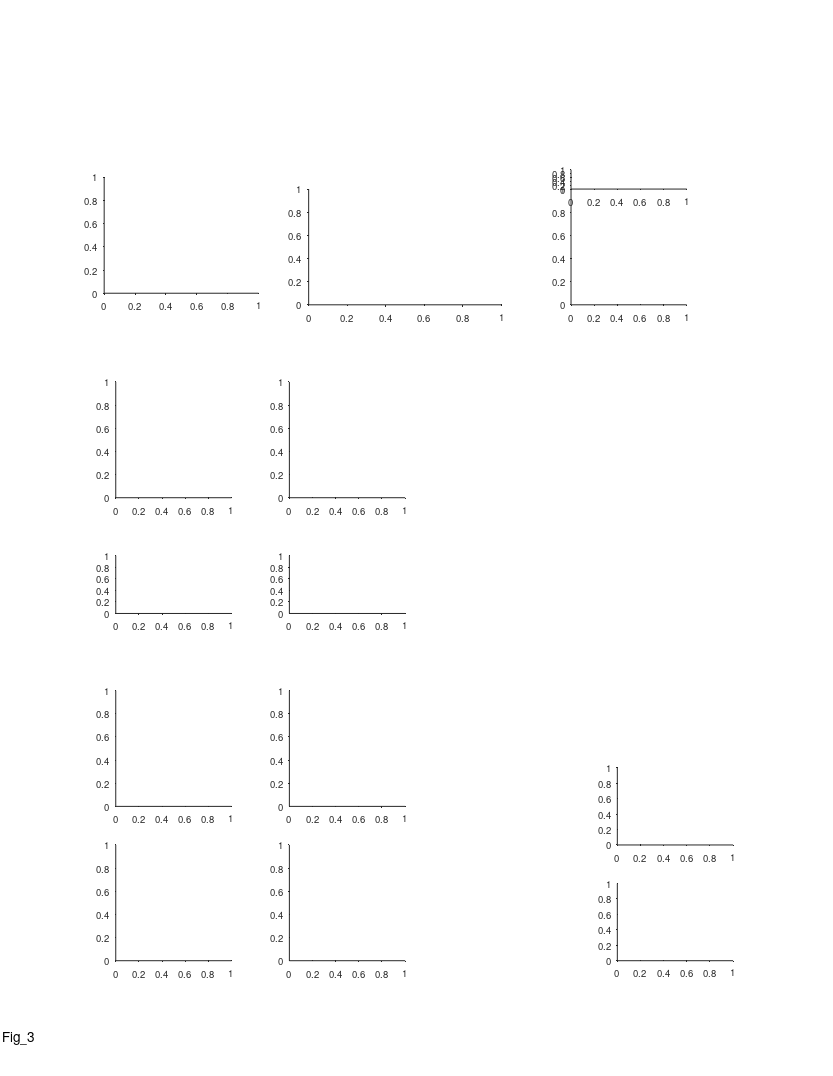

Here is the MATLAB script that generated this plot: (Note: this script raises an error after producing the figure.)
%% Replay - Fig 3 - 2 bats crossovers
%%
clear 
clc
close all

%% plotting options
behavior_ex_opt = 2 % number 2 was chosen

replay_ex_opt = 1;
replay_examples_list = {
    {'rest',11,'b2299_d191213',20}
    };
replay_examples_list = cellfun(@(c)cell2struct(c,{'epoch_type','params_opt','exp_ID','event_num'},2), replay_examples_list)

%% graphics params
% timediff_max = inf;
timediff_max = 100;
epoch_types = {'sleep','rest'};
exp_types = {'1 bat','2 bats'};
panels_xlim = [-0.0950    1.9950; -1.9500   40.9500; -0.4500   56.5500; -0.0210    0.4410];
panels_xticks = {[0 0.5 1 1.5],[0 20 40],[0:10:50],[0 0.2 0.4]};
smooth_method = 'movmean';
smooth_n_points = 19;

%% define output files
res_dir =  'L:\paper_replay\figures';
mkdir(res_dir)
fig_name_str = 'Fig_3';
fig_caption_str = ' ';
log_name_str = [fig_name_str '_log_file' '.txt'];
log_name_str = strrep(log_name_str , ':', '-');
log_name_str = strrep(log_name_str , ' ', '_');
log_name_out = fullfile(res_dir, log_name_str);

%% open log file
diary off
diary(log_name_out)
diary on
disp('Log file');
disp(['created: ', datestr(clock)]);
disp('======================================================');
disp([fig_name_str ':' fig_caption_str]);   
disp('======================================================');
disp('');

%% create figure
% figure_size_cm = [21.0 29.7]; % ~A4
figure_size_cm = [21.6 27.9]; % ~US letter
fig = figure;
% Some WYSIWYG options:
set(gcf,'DefaultAxesFontSize',7);
set(gcf,'DefaultAxesFontName','helvetica');
set(gcf,'DefaultAxesUnits','centimeters');
set(gcf,'PaperType','usletter')
% set(gcf,'PaperType','<custom>');
set(gcf,'PaperUnits','centimeters','PaperPosition',[0 0 figure_size_cm]);
set(gcf,'PaperOrientation','portrait');
set(gcf,'Units','centimeters','Position',get(gcf,'paperPosition')+[0 0 0 0]); % position on screen...
set(gcf, 'Renderer', 'painters');
% set(gcf, 'color', 'none');
set(groot, 'defaultAxesColor','None')
set(groot, 'defaultAxesTickDir', 'out');
set(groot,  'defaultAxesTickDirMode', 'manual');
annotation('textbox', [0.5 1 0 0], 'String',fig_name_str, 'HorizontalAlignment','center','Interpreter','none', 'FitBoxToText','on');

% create panels
panels{1}(1) = axes('position', [2.7 20.3 4 3]);
panels{2}(1) = axes('position', [8 20 5 3]);
panels{3}(1) = axes('position', [14.8 20 3 3]);
panels{3}(2) = axes('position', [14.8 23 3 .5]);
x = linspace(3,10,4);
x = x+[0 0.15 -0.1 0.1];
% panels{4}(1) = axes('position', [x(1) 15 1 3]);
% panels{4}(2) = axes('position', [x(2) 15 1 3]);
% panels{4}(3) = axes('position', [x(3) 15 1 3]);
% panels{4}(4) = axes('position', [x(4) 15 1 3]);
panels{5}(1,1) = axes('position', [3 15 3 3]);
panels{5}(1,2) = axes('position', [3 12 3 1.5]);
panels{5}(1,3) = axes('position', [3  7 3 3]);
panels{5}(1,4) = axes('position', [3  3 3 3]);
panels{5}(2,1) = axes('position', [7.5 15 3 3]);
panels{5}(2,2) = axes('position', [7.5 12 3 1.5]);
panels{5}(2,3) = axes('position', [7.5  7 3 3]);
panels{5}(2,4) = axes('position', [7.5  3 3 3]);
panels{6}(1) = axes('position', [16 6 3 2]);
panels{6}(2) = axes('position', [16 3 3 2]);

%% panels A - experimental setup
axes(panels{1}(1))
hold on
tunnel_2bats_image = imread('E:\Tamir\work\PROJECTS\LargeScale\paper_replay\figures\resources\tunnel_2bats.jpg');
imshow(tunnel_2bats_image);

% delete(panels{1}(2))
panels{1}(2) = axes('position', [2.7 22.9 .2 .3]);
axes(panels{1}(2))
cla reset
hold on
axis off
plot([0 1],[1 1],'LineWidth',2)
plot([0 1],[0 0],'LineWidth',1)
text(1.5,1,'Recorded bat','Units','normalized','FontSize',7,'HorizontalAlignment','left','VerticalAlignment','middle');
text(1.5,0,'Other bat','Units','normalized','FontSize',7,'HorizontalAlignment','left','VerticalAlignment','middle');
xlim([0 1])
ylim([0 1])

%% panels B - Behavior example
axes(panels{2}(1))
cla
hold on
switch behavior_ex_opt
    case 1
        exp_ID = 'b2299_d191205';
        ti_seconds_in_session = [5200 5600];
    case 2
        exp_ID = 'b2299_d191213';
        ti_seconds_in_session = 5850 +[0 4*60]+[0.4 -0.1]; %[5850 6200];
    case 3
        exp_ID = 'b2299_d191213';
        ti_seconds_in_session = [2900 3600];
    case 4
        exp_ID = 'b2299_d191203';
        ti_seconds_in_session = [500 900];
    case 5
        exp_ID = 'b2299_d191203';
        ti_seconds_in_session = [2700 3200];
end
exp = exp_load_data(exp_ID, 'details', 'pos');
epoch_type = 'rest';
params_opt = 11;
event_type = 'posterior';
[events, params]= decoding_load_events_quantification(exp_ID, epoch_type, params_opt, event_type);
[seqs, TF] = decoding_apply_seq_inclusion_criteria([events.seq_model]);
events(~TF)=[];
session_ti = exp_get_sessions_ti(exp_ID,'Behave');
t0 = session_ti(1);
ti = ti_seconds_in_session.*1e6+t0;
lw = 2;
plot(exp.pos.proc_1D.ts, interp_nans(exp.pos.proc_1D.pos),'LineWidth',lw);
plot(exp.pos.proc_1D.other.ts, interp_nans(exp.pos.proc_1D.other.pos(1,:)),'LineWidth',1);
plot(exp.pos.proc_1D.co.ts,exp.pos.proc_1D.co.pos,'xk','MarkerSize',8)
plot([seqs.start_ts;seqs.end_ts],[seqs.start_pos; seqs.end_pos],'-k','LineWidth',1.);
plot([seqs.start_ts],[seqs.start_pos],'.k','MarkerSize',7)
% plot([seqs([seqs.direction]== 1).end_ts],[seqs([seqs.direction]== 1).end_pos],'^m','MarkerSize',2,'MarkerFaceColor','m');
% plot([seqs([seqs.direction]==-1).end_ts],[seqs([seqs.direction]==-1).end_pos],'vm','MarkerSize',2,'MarkerFaceColor','m');
xline(35969648929.0)
xlim(ti)
rescale_plot_data('x',[1e-6/60 ti(1)]);
ylim([0 135])
% xticks(linspace(0,135,4))
yticks(linspace(0,135,4))
xlabel('Time (min)', 'Units','normalized', 'Position',[0.5 -0.11]);
ylabel('Position (m)', 'Units','normalized', 'Position',[-0.13 .5]);
hax=gca;
hax.XRuler.TickLabelGapOffset = -1.8;
hax.YRuler.TickLabelGapOffset = 1;

%% legend
if exist('panels_behavior_legend','var')
    delete(panels_behavior_legend);
end
panels_behavior_legend = axes('position', [8 23.35 5 0.4]);
cla
hold on
plot([0 0.1],[0.8 0.8],'-','LineWidth',lw);
plot([0 0.1],[0.0 0.0],'-','LineWidth',1);
plot(0.6,0.8,'xk','MarkerSize',8);
plot([0.5 0.6]+0.05,[0 0],'-m','LineWidth',1.3);
plot(0.65,0,'>m','MarkerSize',2,'MarkerFaceColor','m');
text(.15, .8, 'Recorded bat','FontSize',7,'HorizontalAlignment','left','VerticalAlignment','middle');
text(.15, .0, 'Other bat','FontSize',7,'HorizontalAlignment','left','VerticalAlignment','middle');
text(.7, .8, 'Cross-overs','FontSize',7,'HorizontalAlignment','left','VerticalAlignment','middle');
text(.7, .0, 'Replay','FontSize',7,'HorizontalAlignment','left','VerticalAlignment','middle');
xlim([0 1])
ylim([0 1])
axis off

%% replay example
if 1
%% load data
win_s = 1;
cmap = bone;
cmap = flipud(cmap);
ex = replay_examples_list(replay_ex_opt);
addFieldsToWorkspace(ex);
decode = decoding_load_data(exp_ID, epoch_type, params_opt);
exp = exp_load_data(exp_ID,'details','path','MUA','ripples');
events = decoding_load_events_quantification(exp_ID,epoch_type,params_opt,"posterior");
event = events(event_num);
seq = event.seq_model;
seq_ti = [event.start_ts event.end_ts];
t0 = mean(seq_ti);
ti = t0 + [-1 1].*win_s*1e6;

TT = exp.ripples.stats.best_TT;
[LFP.signal, LFP.ts, LFP.fs, LFP.params] = LFP_load(exp_ID,TT,'band','ripple','limits_ts',ti);
LFP.avg_signal = nanmean(LFP.signal,[2 3]);

%% plot LFP
% axes(panels{3}(3));
% cla
% hold on
% plot(LFP.ts, LFP.avg_signal,'k');
% xlim(seq_ti+[-1 1].*0.2*range(seq_ti))
% xticks([])
% yticks([])
% rescale_plot_data('x',[1e-6 seq_ti(1)]);
% axis off
% title(sprintf('%s_%s_%d',epoch_type,exp_ID,event_num),'Interpreter','none','FontWeight','normal','FontSize',6);

%% plot posterior (state)
axes(panels{3}(2));
cla
hold on
IX = get_data_in_ti(decode.time, ti);
prob_t = decode.time(IX);
prob_state = squeeze(decode.posterior_state(event.state_num,IX));
plot(prob_t, prob_state, 'k','LineWidth',2);
hax = gca;
hax.XLim = prob_t([1 end]);
hax.YLim = [0 1];
box on
colormap(cmap);
hax.XLim = seq_ti+[-1 1].*0.2*range(seq_ti);
hax.TickDir = 'out';
hax.TickLength = [0.02 0.02];
hax.XRuler.TickLabelGapOffset = -4;
ylabel('Prob.','Units','normalized','Position',[-0.22 0.5]);
rescale_plot_data('x',[1e-6 seq_ti(1)]);
    
%% plot posterior (position)
axes(panels{3}(1));
cla
hold on
IX = get_data_in_ti(decode.time, ti);
prob_t = decode.time(IX);
prob_pos = squeeze(decode.posterior(:,event.state_num,IX));
imagesc(prob_t, decode.pos, prob_pos);
plot([seq.start_ts seq.end_ts],[seq.start_pos seq.end_pos],'-r','LineWidth',0.8);
hax = gca;
clim_prctiles = [1 99];
hax.CLim = prctile(prob_pos(:),clim_prctiles);
% hax.CLim = [0 max(prob_pos(:))];
hax.XLim = prob_t([1 end]);
hax.YLim = [min(decode.pos) max(decode.pos)] + [-1 1].*median(diff(decode.pos))*1;
box on
colormap(cmap);
hax.XLim = seq_ti+[-1 1].*0.2*range(seq_ti);
hax.TickDir = 'out';
hax.TickLength = [0.02 0.02];
hax.XRuler.TickLabelGapOffset = -2;
xlabel('Time (s)','Units','normalized','Position',[0.5 -0.105]);
ylabel('Position (m)','Units','normalized','Position',[-0.22 0.5]);
rescale_plot_data('x',[1e-6 seq_ti(1)]);

%% link x axes
linkaxes(panels{3},'x');

%% add colorbar
hcb = colorbar('east');
hcb.Units = 'centimeters';
cb_offset = 1.12;
hcb.Position(1) = panels{3}(1).Position(1) + panels{3}(1).Position(3)*cb_offset;
cb_offset_middle = (hcb.Position(1)+hcb.Position(3)/2-panels{3}(1).Position(1))/panels{3}(1).Position(3);
hcb.Label.Rotation = -90;
hcb.Label.Position(1) = 1.5;
hcb.Label.String = 'Probability';
hcb.Ticks = [];
text(cb_offset_middle,1,'Max','Units','normalized','FontSize',7,'HorizontalAlignment','center');
text(cb_offset_middle,0,'0','Units','normalized','FontSize',7,'HorizontalAlignment','center');
% text(cb_offset_middle,1,clim_prctiles(2)+"%",'Units','normalized','FontSize',7,'HorizontalAlignment','center');
% text(cb_offset_middle,0,clim_prctiles(1)+"%",'Units','normalized','FontSize',7,'HorizontalAlignment','center');
end







%% panels C+D - scatters (load data)
% data_filename = 'F:\sequences\figures\replay_vs_crossover\replay_vs_crossover_opt_11_replay position between 25-115.mat';
% data_filename = 'F:\sequences\figures\replay_vs_crossover\replay_vs_crossover_opt_11_replay position between 25-115 & same map.mat';
% data_filename = 'F:\sequences\figures\replay_vs_crossover\replay_vs_crossover_opt_11_replay position between 25-115 & same map & forward.mat';
% data_filename = 'F:\sequences\figures\replay_vs_crossover\replay_vs_crossover_opt_11_replay position between 25-115 & same map & reverse.mat';
% data_filename = 'F:\sequences\figures\replay_vs_crossover\replay_vs_crossover_opt_11_replay position between 25-115 & replay distance_gt_5.mat';
% data_filename = 'F:\sequences\figures\replay_vs_crossover\replay_vs_crossover_opt_11_replay position between 25-115 & replay distance_gt_10.mat';
% data_filename = 'F:\sequences\figures\replay_vs_crossover\replay_vs_crossover_opt_11_replay position between 25-115 & forward.mat';
% data_filename = 'F:\sequences\figures\replay_vs_crossover\replay_vs_crossover_opt_11_replay position between 25-115 & reverse.mat';
% data_filename = 'F:\sequences\figures\replay_vs_crossover\replay_vs_crossover_opt_11_replay pos between 25-115, dec acc_gt_65%.mat';
data_filename = 'F:\sequences\figures\replay_vs_crossover\replay_vs_crossover_opt_11_replay pos between 25-115, dec acc_gt_70%.mat';
% data_filename = 'F:\sequences\figures\replay_vs_crossover\replay_vs_crossover_opt_11_replay pos between 25-115 & same map, dec acc_gt_65%.mat';
% data_filename = 'F:\sequences\figures\replay_vs_crossover\replay_vs_crossover_opt_11_replay pos between 25-115 & same map, dec acc_gt_70%.mat';

%% panels C - main scatter plot
axes(panels{5}(1,1))
cla reset
hold on
data = load(data_filename);
X = data.x(data.TF);
Y = data.y(data.TF);
scatter(X,Y,5,'k','filled');
axis equal
xlim([0 135])
ylim([0 135])
xticks(linspace(0,135,4))
yticks(linspace(0,135,4))
xlabel('Previous cross-over position (m)', 'Units','normalized', 'Position',[0.5 -0.16]);
ylabel('Replay position (m)', 'Units','normalized', 'Position',[-0.2 .5]);
% text(0.8,0.3,"{\itn} = "+ data.stats.n,'Units','normalized','FontSize',9);
% text(0.6,0.2,"{\itr} = "+ sprintf('%.2g',data.stats.Pearson.r), 'Units','normalized','FontSize',7);
% text(0.6,0.1,"{\itP} = "+ sprintf('%.2g',data.stats.Pearson.p), 'Units','normalized','FontSize',7);
text(.3,1.2,"{\it\rho} = "+ sprintf('%.2f',data.stats.Spearman.r), 'Units','normalized','FontSize',7);
text(.3,1.1,"{\itP} = "+ sprintf('%.2g',data.stats.Spearman.p), 'Units','normalized','FontSize',7);
% text(.3,1.3,"{\itn} = "+ sprintf('%d',sum(data.TF)), 'Units','normalized','FontSize',7);
% text(0,-.4,data.msg_str, 'Units','normalized','FontSize',10);
h=refline(1,0);
h.Color = .8.*[1 1 1];
hax=gca;
hax.XRuler.TickLength(1) = 0.035;
hax.YRuler.TickLength(1) = 0.024;
hax.XRuler.TickLabelGapOffset = -.5;
hax.YRuler.TickLabelGapOffset = 1;

axes(panels{5}(1,3))
cla reset
hold on
[~,IX_sorted] = sort(X,'ascend');
X2 = smoothdata(X(IX_sorted),smooth_method,smooth_n_points);
Y2 = smoothdata(Y(IX_sorted),smooth_method,smooth_n_points);
scatter(X,Y,5,'k','filled');
plot(X2,Y2,'-m')
axis equal
xlim([0 135])
ylim([0 135])
xticks(linspace(0,135,4))
yticks(linspace(0,135,4))

axes(panels{5}(1,2))
cla
hold on
diff_data_prev = abs(X-Y);
nShuffles = 10000;
diff_shuffles_prev = zeros(1,nShuffles);
rng(0);
for ii_shuffle = 1:nShuffles
    IX =randperm(length(X));    
    diff_shuffles_prev(ii_shuffle) = mean(abs(X(IX)-Y));
end
diff_data_z = (mean(diff_data_prev)-mean(diff_shuffles_prev))/std(diff_shuffles_prev);
pval = normcdf(diff_data_z,0,1);
hh=histogram(diff_shuffles_prev);
hh.FaceColor = .5*[1 1 1];
xline(mean(diff_data_prev),'r');
text(0.7,0.85,"{\itP} = "+sprintf('%.2f',pval),'units','normalized','FontSize',7);
xlabel({'|\Deltaposition| (m)';'Replay vs. previous cross-over'});
ylabel('Counts');

axes(panels{5}(1,4))
cla reset
hold on
g = nan(size(X));
g(X<45) = 1;
g(X>=45 & X<=90) = 2;
g(X>90) = 3;
boxplot(Y,g)
xticklabels({'<45','>45 & < 90','>90'})

%% panels D - scatter plot (control - next crossover)
axes(panels{5}(2,1))
cla reset
hold on
X = [data.seqs_all.next_co_pos];
Y = data.y;
X = X(data.TF)';
Y = Y(data.TF)';
[stats.Pearson.r, stats.Pearson.p] = corr(X,Y,'type','Pearson',rows='pairwise',tail='right');
[stats.Spearman.r, stats.Spearman.p] = corr(X,Y,'type','Spearman',rows='pairwise',tail='right');
scatter(X,Y,5,'k','filled');
axis equal
xlim([0 135])
ylim([0 135])
xticks(linspace(0,135,4))
yticks(linspace(0,135,4))
xlabel('Next cross-over position (m)', 'Units','normalized', 'Position',[0.5 -0.16]);
ylabel('Replay position (m)', 'Units','normalized', 'Position',[-0.2 .5]);
% text(0.8,0.3,"{\itn} = "+ data.stats.n,'Units','normalized','FontSize',9);
% text(0.8,0.2,"{\itr} = "+ sprintf('%.2g',stats.Pearson.r), 'Units','normalized','FontSize',7);
% text(0.8,0.1,"{\itP} = "+ sprintf('%.2g',stats.Pearson.p), 'Units','normalized','FontSize',7);
text(.3,1.2,"{\it\rho} = "+ sprintf('%.2f',stats.Spearman.r), 'Units','normalized','FontSize',7);
text(.3,1.1,"{\itP} = "+ sprintf('%.2f',stats.Spearman.p), 'Units','normalized','FontSize',7);
h=refline(1,0);
h.Color = .8.*[1 1 1];
hax=gca;
hax.XRuler.TickLength(1) = 0.035;
hax.YRuler.TickLength(1) = 0.024;
hax.XRuler.TickLabelGapOffset = -.5;
hax.YRuler.TickLabelGapOffset = 1;

axes(panels{5}(2,3))
cla reset
hold on
[~,IX_sorted] = sort(X,'ascend');
X2 = smoothdata(X(IX_sorted),smooth_method,smooth_n_points);
Y2 = smoothdata(Y(IX_sorted),smooth_method,smooth_n_points);
scatter(X,Y,5,'k','filled');
plot(X2,Y2,'-m')
axis equal
xlim([0 135])
ylim([0 135])
xticks(linspace(0,135,4))
yticks(linspace(0,135,4))

axes(panels{5}(2,2))
cla
hold on
diff_data_next = abs(X-Y);
nShuffles = 10000;
diff_shuffles_next = zeros(1,nShuffles);
rng(0);
for ii_shuffle = 1:nShuffles
    IX =randperm(length(X));    
    diff_shuffles_next(ii_shuffle) = mean(abs(X(IX)-Y));
end
diff_data_z = (mean(diff_data_next)-mean(diff_shuffles_next))/std(diff_shuffles_next);
pval = normcdf(diff_data_z,0,1);
hh=histogram(diff_shuffles_next);
hh.FaceColor = .5*[1 1 1];
xline(mean(diff_data_next),'r');
text(0.7,0.85,"{\itP} = "+sprintf('%.2f',pval),'units','normalized','FontSize',7);
xlabel({'|\Deltaposition| (m)';'Replay vs. next cross-over'});
ylabel('Counts');

axes(panels{5}(2,4))
cla reset
hold on
g = nan(size(X));
g(X<45) = 1;
g(X>=45 & X<=90) = 2;
g(X>90) = 3;
boxplot(Y,g)
xticklabels({'<45','>45 & < 90','>90'})

%%
axes(panels{6}(1))
cla reset
hold on
hax=gca
ecdf(diff_data_prev)
ecdf(diff_data_next)
hl=legend({'Next';'Previous'},'Location','none');
hl.Units = 'centimeters';
hl.Position = [hax.Position([1 2]) + [2 0.3] .1 .1];
hl.Box = 'off';
xlabel('\DeltaPosition')
ylabel('CDF')
%%
axes(panels{6}(2))
cla reset
hold on
hax=gca;
hh = histogram(diff_data_prev,'DisplayStyle','stairs','DisplayName','Previous cross-over','EdgeColor','r','BinWidth',10);
hh = histogram(diff_data_next,'DisplayStyle','stairs','DisplayName','Next cross-over','EdgeColor','b','BinWidth',10);
hl=legend({'Next';'Previous'},'Location','none');
hl.Units = 'centimeters';
hl.Position = [hax.Position([1 2]) + [2.4 1.6] .1 .1];
hl.Box = 'off';
xlabel('\DeltaPosition')
ylabel('Counts')

%% panels E - time diff vs pos diff (recency effect)
% axes(panels{6}(1))
% cla
% hold on
% xxx = [data.seqs_all.prev_co_time_diff];
% yyy = abs(data.x-data.y);
% ccc = [data.seqs_all.prev_co_same_map];
% valid = data.TF & xxx < timediff_max;
% xxx = xxx(valid)';
% yyy = yyy(valid)';
% ccc = ccc(valid)';
% [stats.Pearson.r, stats.Pearson.p] = corr(xxx,yyy,'type','Pearson',rows='pairwise',tail='right');
% [stats.Spearman.r, stats.Spearman.p] = corr(xxx,yyy,'type','Spearman',rows='pairwise',tail='right');
% % scatter(xxx,yyy,10,ccc,'filled');
% scatter(xxx,yyy,5,'k','filled');
% xlabel('{\Delta} Time (s)', 'Units','normalized', 'Position',[0.5 -0.16]);
% ylabel('{\Delta} Position (m)', 'Units','normalized', 'Position',[-0.2 .5]);
% % text(0.8,0.3,"{\itn} = "+ data.stats.n,'Units','normalized','FontSize',9);
% % text(1.1,.2,"{\itr} = "+ sprintf('%.2g',stats.Pearson.r), 'Units','normalized','FontSize',7);
% % text(1.1,.1,"{\itP} = "+ sprintf('%.2g',stats.Pearson.p), 'Units','normalized','FontSize',7);
% text(.3,1.2,"{\it\rho} = "+ sprintf('%.2g',stats.Spearman.r), 'Units','normalized','FontSize',7);
% text(.3,1.1,"{\itP} = "+ sprintf('%.2g',stats.Spearman.p), 'Units','normalized','FontSize',7);
% hax=gca;
% hax.XRuler.TickLength(1) = 0.035;
% hax.YRuler.TickLength(1) = 0.024;
% hax.XRuler.TickLabelGapOffset = -.5;
% hax.YRuler.TickLabelGapOffset = 1;

%% panels E - time diff vs pos diff (box plot option)
% if length(panels{6}) == 2
% axes(panels{6}(2))
% cla
% hold on
% xxx = [data.seqs_all.prev_co_time_diff];
% yyy = abs(data.x-data.y);
% ccc = [data.seqs_all.prev_co_same_map];
% valid = data.TF & xxx < timediff_max;
% xxx = xxx(valid)';
% yyy = yyy(valid)';
% ccc = ccc(valid)';
% 
% thr = 25;
% IX1 = xxx<thr;
% IX2 = xxx>=thr;
% G = zeros(size(xxx));
% G(IX1) = 1;
% G(IX2) = 2;
% groupcounts(G)
% boxplot(yyy,G)
% pval = ranksum(yyy(IX1),yyy(IX2),"tail","left");
% text(0.5,1.1,"{\itP} = "+ sprintf('%.2g',pval), 'Units','normalized','FontSize',7,'HorizontalAlignment','center');
% hax=gca;
% hax.XTick = [1 2];
% hax.XTickLabel = {"< "+thr,">= "+thr};
% hax.XLim = [.5 2.5];
% box off
% xlabel('{\Delta} Time (s)', 'Units','normalized', 'Position',[0.5 -0.16]);
% ylabel('{\Delta} Position (m)', 'Units','normalized', 'Position',[-0.2 .5]);
% hax.XRuler.TickLength(1) = 0.025;
% hax.YRuler.TickLength(1) = 0.024;
% hax.XRuler.TickLabelGapOffset = -.5;
% hax.YRuler.TickLabelGapOffset = 1;
% end

%% ------------------------------------------------------------------------
% % % % compare 1 bat vs 2 bats experiments
% % % if 0
% % % %% load data - 1 bat / 2 bats experiments
% % % epoch_types = {'sleep','rest'};
% % % exp_list_1bat = decoding_get_inclusion_list();
% % % exp_list_2bats = {
% % % %     'b2299_d191202', % <70% accuracy, excluded
% % % %     'b2299_d191203', % <70% accuracy, excluded
% % %     'b2299_d191204',
% % %     'b2299_d191205',
% % %     'b2299_d191208',
% % %     'b2299_d191209',
% % % %     'b2299_d191210', % <70% accuracy, excluded
% % %     'b2299_d191213',
% % %     };
% % % exp_lists = {exp_list_1bat,exp_list_2bats};
% % % 
% % % events_all_per_session = {};
% % % for ii_exp_type = 1:length(exp_types)
% % %     exp_list = exp_lists{ii_exp_type};
% % %     for ii_epoch_type = 1:length(epoch_types)
% % %         for ii_exp = 1:length(exp_list)
% % %             exp_ID = exp_list{ii_exp};
% % %             exp = exp_load_data(exp_ID,'details');
% % %             epoch_type = epoch_types{ii_epoch_type};
% % %             params_opt = 11;
% % %             event_type = 'posterior';
% % %             [events, params] = decoding_load_events_quantification(exp_ID, epoch_type, params_opt, event_type);
% % %             [~, TF] = decoding_apply_seq_inclusion_criteria([events.seq_model]);
% % %             events(~TF) = [];
% % %             if isempty(events)
% % %                 continue;
% % %             end
% % %             [events.recordingArena] = deal(exp.details.recordingArena);
% % %             event_struct = events(1,[]);
% % %             [events(2:end).prev_event] = disperse(events(1:end-1));
% % %             events(1).prev_event = event_struct;
% % %             events_all_per_session{ii_exp_type,ii_epoch_type}{ii_exp} = events;
% % %         end
% % %     end
% % % end
% % % 
% % % %%
% % % features_names = {'duration';'compression';'distance';'distance_norm';};
% % % xlable_strs = {
% % %     'Replay duration (s)';
% % %     {'Compression ratio';'(replay speed / flight speed)'};
% % %     'Replay distance (m)';
% % %     {'Replay distance','(norm. to environment size)'};
% % %     };
% % % 
% % % %% plot boxplots - pool sleep/rest
% % % boxplot_panels_ylimits = [0 0.8; 0 25; 3 23; .02 .18];
% % % pvals = [];
% % % for ii_fn = 1:length(features_names)
% % %     axes(panels{4}(ii_fn));
% % %     cla
% % %     hold on
% % %     fn = features_names{ii_fn};
% % %     X={};
% % %     G={};
% % %     for ii_exp_type = 1:length(exp_types)
% % %         events1 = [events_all_per_session{ii_exp_type,1}{:}];
% % %         events2 = [events_all_per_session{ii_exp_type,2}{:}];
% % %         seqs1 = [events1.seq_model];
% % %         seqs2 = [events2.seq_model];
% % %         seqs = [seqs1 seqs2];
% % %         x = [seqs.(fn)];
% % %         g = ii_exp_type;
% % %         X{ii_exp_type} = x;
% % %         G{ii_exp_type} = ones(size(seqs)).*g;
% % %         m1 = prctile(x,50);
% % %         m2 = prctile(x,[25 75]);
% % %         m3 = prctile(x,[5 95]);
% % %         w = 0.2;
% % %         lw = 1.3;
% % %         clr = 'k';
% % %         plot([g-w g+w],[m1 m1],'Color',clr,'LineWidth',lw);
% % %         plot([g g],m3,'Color',clr,'LineWidth',lw);
% % %         rectangle('Position',[g-w m2(1) 2*w diff(m2)],'EdgeColor',clr,'FaceColor','none','LineWidth',lw);
% % %     end
% % %     pval = ranksum(X{1},X{2});
% % %     str = genSignifStrAstricks(pval);
% % %     xx = [g g-1];
% % %     yy = boxplot_panels_ylimits(ii_fn,[2 2]);
% % % %         hax= gca;
% % % %         yy = hax.YLim([2 2]);
% % %     plot(xx,yy,'k-');
% % %     font_size = 10;
% % %     if strcmp(str,'n.s.')
% % %         font_size = 8;
% % %         yy = yy.*1.02;
% % %     end
% % %     text(mean(xx),mean(yy),str,'HorizontalAlignment','center','VerticalAlignment','bottom','FontSize',font_size);
% % %     pvals(ii_fn,ii_epoch_type) = pval;
% % %     xlim([0.2 2.8])
% % %     ylim(boxplot_panels_ylimits(ii_fn,:))
% % %     xlabel('');
% % %     ylabel_x_pos = [-0.65 -0.61 -0.55 -0.7];
% % %     ylabel(xlable_strs{ii_fn},'units','normalized','position',[ylabel_x_pos(ii_fn) 0.5]);
% % %     xticks(1:length(exp_types));
% % %     xticklabels(exp_types);
% % %     xtickangle(50);    
% % % end
% % % 
% % % end % if 0

%% add panel letters
font_size = 11;
axes(panels{1}(1))
text(-0.3,1.2, 'a', 'Units','normalized','FontWeight','bold','FontSize',font_size);
axes(panels{1}(2))
axes(panels{2}(1))
text(-0.2,1.3, 'b', 'Units','normalized','FontWeight','bold','FontSize',font_size);
axes(panels{3}(1))
text(-0.38,1.3, 'c', 'Units','normalized','FontWeight','bold','FontSize',font_size);
% axes(panels{4}(1))
% text(-1.1,1.15, 'd', 'Units','normalized','FontWeight','bold','FontSize',font_size);
axes(panels{5}(1,1))
text(-0.35,1.15, 'e', 'Units','normalized','FontWeight','bold','FontSize',font_size);
axes(panels{5}(2,1))
text(-0.35,1.15, 'f', 'Units','normalized','FontWeight','bold','FontSize',font_size);

%%
fig_name = sprintf('%s',fig_name_str);
% fig_name = sprintf('%s_panel_B_opt_%d',fig_name,behavior_ex_opt);
fig_name = sprintf('%s_max_tdiff_%ds',fig_name,timediff_max);
[~,data_str,~] = fileparts(data_filename);
fig_name = sprintf('%s__%s',fig_name,data_str);
file_out = fullfile(res_dir, fig_name);
print(gcf, file_out, '-dpdf', '-cmyk', '-painters');
disp('figure saved!')

%%

%%
function str = genSignifStrAstricks(pval)
if pval < 0.001
    str = '***';
elseif pval < 0.01
    str = '**';
elseif pval < 0.05
    str = '*';
else
    str = 'n.s.';
end
end
